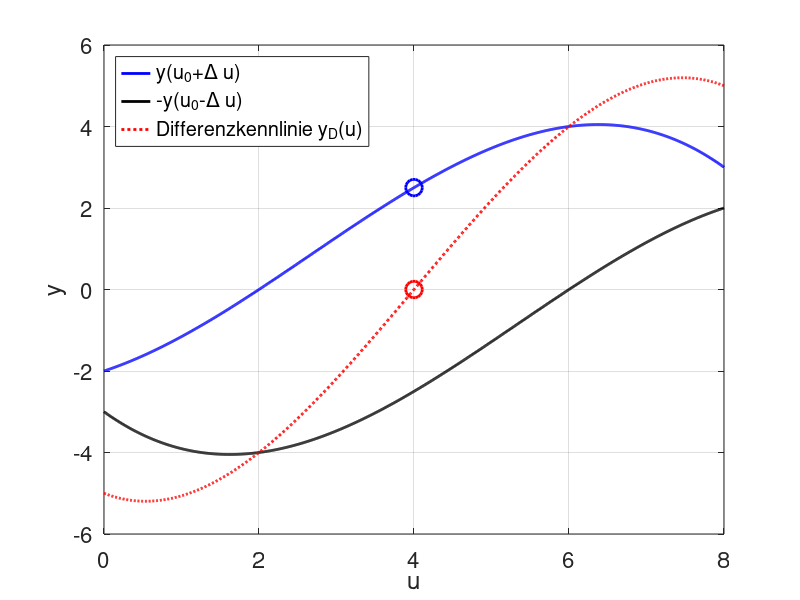

The MATLAB script that drew this image:
%%Kennlinie definieren
y = @(u)-1/32*u.^3+1/4*u.^2+5/8*u-2;

%%Messbereich festlegen
u_0 = 4; %Arbeitspunkt
d = 8; %Breite des Messbereiches
N=1000; %Anzahl Zwischenstellen
Deltau = linspace(-d/2, d/2, N); % help linspace
u = u_0 + Deltau;

%%y_1 = y(u0 + Deltau)
y_u0_pDu = @(Du)y(u_0+Du);

%%y_2 = y(u0 - Deltau)
y_u0_mDu = @(Du)y(u_0-Du);

%%Differenzkennlinie
y_D = @(Du)y_u0_pDu(Du) - y_u0_mDu(Du);


%%Zeichnen
LineWidth = 2;
FontSize = 16;
MarkerSize = 12;

plot(u, y_u0_pDu(Deltau), 'b', 'LineWidth', LineWidth);
hold on;
plot(u, -y_u0_mDu(Deltau), 'k', 'LineWidth', LineWidth);
plot(u, y_D(Deltau), 'r:', 'LineWidth', LineWidth);
plot(u_0, y(u_0), 'ob', 'LineWidth', LineWidth, 'MarkerSize', MarkerSize);
plot(u_0, y_D(0), 'or', 'LineWidth', LineWidth, 'MarkerSize', MarkerSize);
xlabel('u', 'FontSize', FontSize);
ylabel('y', 'FontSize', FontSize);
set(gca, 'FontSize', FontSize);
grid on;
legend('y(u_0+\Delta u)', '-y(u_0-\Delta u)', 'Differenzkennlinie y_D(u)', 'Location','northwest');